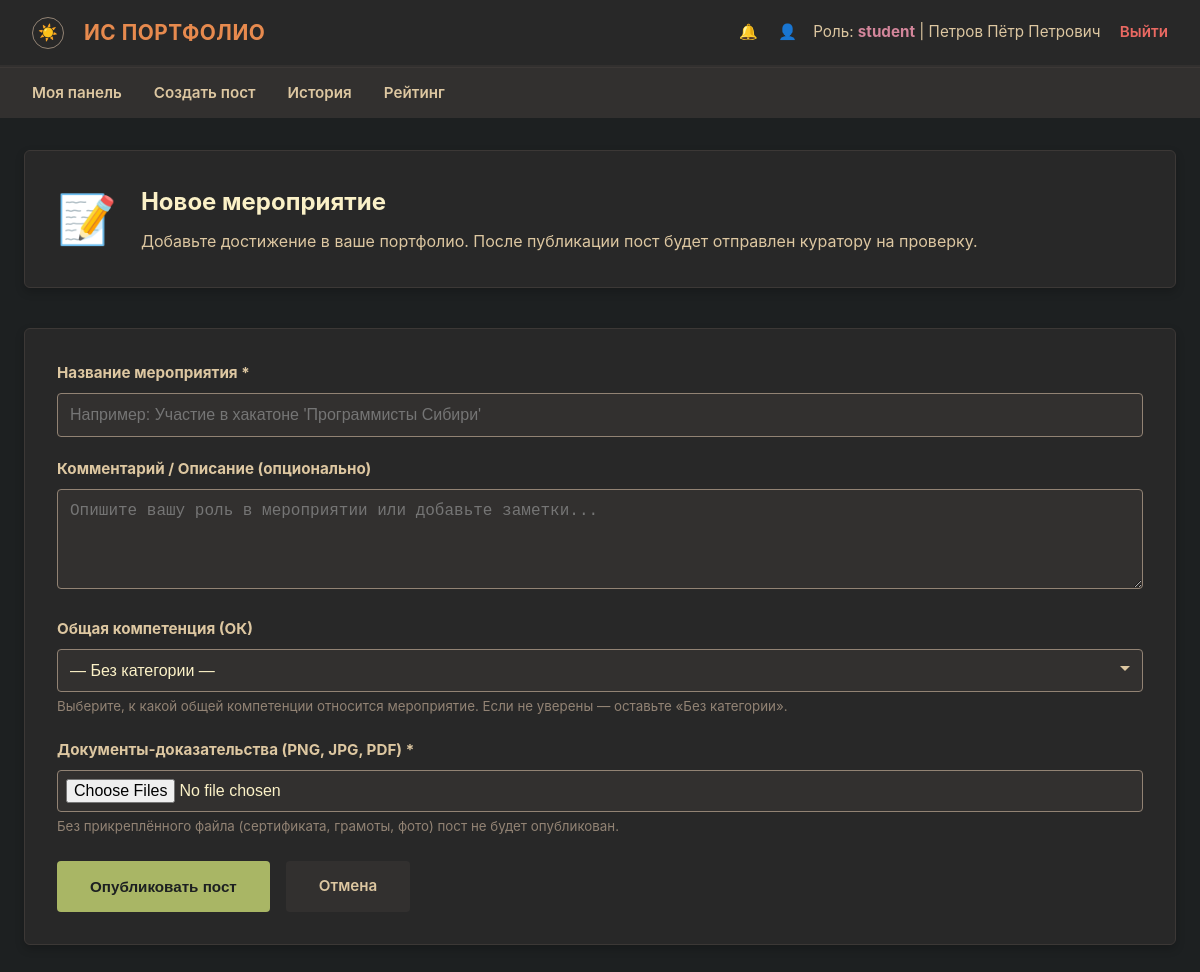
The app's page /student/create (signed in) with its own data.
### models.py (models this page shows, shortened)
class User(Base):
    __tablename__ = 'users'
    id:          Mapped[int]       = mapped_column(Integer, primary_key=True)
    username:    Mapped[str]       = mapped_column(String(50), unique=True, nullable=False)
    password_hash: Mapped[str]     = mapped_column(String(256), nullable=False)
    role:        Mapped[str]       = mapped_column(String(20), nullable=False)
    last_name:   Mapped[Optional[str]] = mapped_column(String(50), nullable=True)
    first_name:  Mapped[Optional[str]] = mapped_column(String(50), nullable=True)
    patronymic:  Mapped[Optional[str]] = mapped_column(String(50), nullable=True)
    group_name:  Mapped[Optional[str]] = mapped_column(String(20), nullable=True)
    group_id:    Mapped[Optional[int]] = mapped_column(Integer, ForeignKey('groups.id'), nullable=True)
    events        = relationship('Event', back_populates='student', lazy=True, cascade='all, delete-orphan')
    notifications = relationship('Notification', back_populates='user', lazy=True, cascade='all, delete-orphan')
    curated_groups = relationship('Group', foreign_keys='Group.curator_id', back_populates='curator', lazy='select')

### routes/student.py (the view)
@router.get('/student/create')
async def student_create_get(request: Request, user: User = Depends(require_student)):
    return render(request, 'student_create.html')

### templates/student_create.html (shortened to what this page needs)
{% extends 'base.html' %}
{% block content %}
<div class="form-card" style="margin-bottom: 2.5rem;">
    <div style="display: flex; align-items: center; gap: 1.5rem; flex-wrap: wrap;">
        <div style="font-size: 3rem; line-height: 1;">📝</div>
        <div>
            <h2 style="color: var(--fg0); margin: 0 0 0.5rem 0;">Новое мероприятие</h2>
            <p style="color: var(--fg1); margin: 0;">
                Добавьте достижение в ваше портфолио. После публикации пост будет отправлен куратору на проверку.
            </p>
        </div>
    </div>
</div>
<div class="form-card">
    <form id="event-form" method="POST" action="{{ url_for('student_create') }}" enctype="multipart/form-data">
        <div class="form-group">
            <label for="title" style="font-weight: bold; color: var(--fg1);">Название мероприятия *</label>
            <input type="text" id="title" name="title" class="form-control" required
                   placeholder="Например: Участие в хакатоне 'Программисты Сибири'">
        </div>
        <div class="form-group">
            <label for="description" style="font-weight: bold; color: var(--fg1);">Комментарий / Описание (опционально)</label>
            <textarea id="description" name="description" class="form-control" rows="4"
                      placeholder="Опишите вашу роль в мероприятии или добавьте заметки..."></textarea>
        </div>
        <div class="form-group">
            <label for="category" style="font-weight: bold; color: var(--fg1);">Общая компетенция (ОК)</label>
            <select id="category" name="category" class="form-control">
                <option value="">— Без категории —</option>
            </select>
            <small style="color: var(--gray); display: block; margin-top: 0.25rem;">
                Выберите, к какой общей компетенции относится мероприятие. Если не уверены — оставьте «Без категории».
            </small>
        </div>
        <div class="form-group" style="margin-bottom: 1.5rem;">
            <label for="files" style="font-weight: bold; color: var(--fg1);">Документы-доказательства (PNG, JPG, PDF) *</label>
            <input type="file" id="files" name="files" class="form-control" multiple accept=".png, .jpg, .jpeg, .pdf" style="padding: 0.5rem;">
            <small style="color: var(--gray); display: block; margin-top: 0.25rem;">
                Без прикреплённого файла (сертификата, грамоты, фото) пост не будет опубликован.
            </small>
        </div>
        <div style="display: flex; gap: 1rem;">
            <button type="submit" class="btn btn-success" style="padding: 0.75rem 2rem;">Опубликовать пост</button>
            <a href="{{ url_for('student_dashboard') }}" class="btn" style="background-color: var(--bg2); color: var(--fg1); text-decoration: none; padding: 0.75rem 2rem;">Отмена</a>
        </div>
    </form>
</div>
{% endblock %}

### templates/base.html (shortened to what this page needs)
<!DOCTYPE html>
<html lang="ru">
<head>
    <link rel="stylesheet" href="/static/css/style.css">
</head>
<body
    data-csrf-token="{{ csrf_token }}"
    data-user-authenticated="{{ 'true' if current_user else 'false' }}"
>
    {% if current_user %}
    <nav class="navbar">
        <div class="navbar-brand">
            <button class="theme-toggle" id="themeToggle" title="Сменить тему">☀️</button>
            ИС Портфолио
        </div>
        <div class="navbar-user">
            <a href="/notifications" style="color: var(--fg1); text-decoration: none; margin-right: 1rem; position: relative;">
                🔔
            </a>
            <a href="/profile" style="color: var(--fg1); text-decoration: none; margin-right: 0.75rem;">👤</a>
            Роль: <strong>{{ current_user.role }}</strong> |
            {% if current_user.last_name or current_user.first_name %}
            {{ current_user.last_name or '' }} {{ current_user.first_name or '' }} {{ current_user.patronymic or '' }}
            {% else %}
            {{ current_user.username }}
            {% endif %}
            <a href="/logout" class="logout-link">Выйти</a>
        </div>
    </nav>
    <nav class="role-nav">
        <ul>
            {% if current_user.role == 'admin' %}
            <li><a href="/admin/dashboard">Панель</a></li>
            <li><a href="/admin/users">Пользователи</a></li>
            <li><a href="/admin/groups">Группы</a></li>
            <li><a href="/admin/audit">Аудит</a></li>
            {% elif current_user.role == 'student' %}
            <li><a href="/student/dashboard">Моя панель</a></li>
            <li><a href="/student/create">Создать пост</a></li>
            <li><a href="/student/history">История</a></li>
            <li><a href="/rating">Рейтинг</a></li>
            {% elif current_user.role == 'curator' %}
            <li><a href="/curator/dashboard">Панель куратора</a></li>
            <li><a href="/curator/pending">Заявки</a></li>
            <li><a href="/curator/resolved">Журнал</a></li>
            <li><a href="/rating">Рейтинг</a></li>
            {% endif %}
        </ul>
    </nav>
    {% endif %}
    <div class="container">
        {% block content %}{% endblock %}
    </div>
</body>
</html>

### static/css/style.css (style rules this page uses)
:root { --bg0: #1d2021; --bg1: #282828; --bg2: #32302f; --bg3: #3c3836; --fg0: #fbf1c7; --fg1: #ddc7a1; --red: #ea6962; --green: #a9b665; --yellow: #d8a657; --blue: #7daea3; --orange: #e78a4e; --purple: #d3869b; --gray: #928374; }
* { box-sizing: border-box; margin: 0; padding: 0; }
body { background-color: var(--bg0); color: var(--fg0); font-family: -apple-system, BlinkMacSystemFont, "Segoe UI", Roboto, Helvetica, Arial, sans-serif; font-size: 16px; line-height: 1.6; padding-bottom: 3rem; }
.navbar { background-color: var(--bg1); padding: 1rem 2rem; display: flex; justify-content: space-between; align-items: center; border-bottom: 2px solid var(--bg2); box-shadow: 0 4px 6px rgba(0, 0, 0, 0.3); }
.navbar-brand { display: flex; align-items: center; gap: 0.5rem; font-weight: 700; color: var(--orange); font-size: 1.3rem; letter-spacing: 0.5px; text-transform: uppercase; }
.navbar-user { color: var(--fg1); font-size: 0.95rem; }
.navbar-user strong { color: var(--purple); }
.logout-link { color: var(--red); text-decoration: none; margin-left: 15px; font-weight: 600; border-bottom: 1px dashed transparent; transition: border-color 0.2s ease; }
.role-nav { background-color: var(--bg2); padding: 0.75rem 2rem; border-top: 1px solid var(--bg3); }
.role-nav ul { list-style: none; display: flex; gap: 2rem; margin: 0; }
.role-nav li { display: inline; }
.role-nav a { color: var(--fg1); text-decoration: none; font-weight: 600; font-size: 0.95rem; padding: 0.5rem 0; border-bottom: 2px solid transparent; transition: border-color 0.2s ease, color 0.2s ease; }
.container { max-width: 1200px; margin: 2rem auto; padding: 0 1.5rem; }
.form-card { background-color: var(--bg1); border: 1px solid var(--bg3); border-radius: 6px; padding: 2rem; margin-bottom: 2rem; box-shadow: 0 4px 10px rgba(0, 0, 0, 0.2); }
.form-group { margin-bottom: 1.25rem; }
.form-group label { display: block; margin-bottom: 0.5rem; color: var(--fg1); font-size: 0.95rem; }
.form-control { width: 100%; padding: 0.75rem; background-color: var(--bg2); border: 1px solid var(--gray); color: var(--fg0); border-radius: 4px; font-size: 1rem; transition: border-color 0.2s ease, box-shadow 0.2s ease; }
textarea.form-control { resize: vertical; min-height: 100px; }
select.form-control { cursor: pointer; appearance: none; background-repeat: no-repeat; background-position: right 0.75rem center; padding-right: 2rem; }
.btn { display: inline-block; padding: 0.75rem 1.5rem; border: 1px solid transparent; border-radius: 4px; cursor: pointer; font-weight: 600; font-size: 0.95rem; text-align: center; text-decoration: none; transition: opacity 0.15s ease, transform 0.1s ease; }
.btn-success { background-color: var(--green); color: var(--bg0); }
.theme-toggle { background: none; border: 1px solid var(--gray); border-radius: 50%; width: 32px; height: 32px; display: inline-flex; align-items: center; justify-content: center; cursor: pointer; font-size: 1rem; line-height: 1; color: var(--fg1); margin-right: 0.75rem; vertical-align: middle; }

### records on screen
User: role "student", last_name "Петров", first_name "Пётр", patronymic "Петрович"
